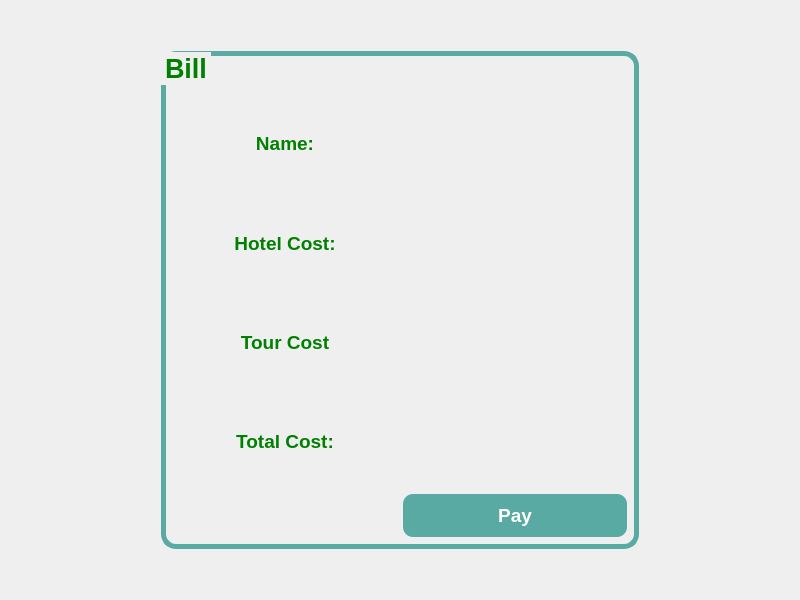
<?xml version="1.0" encoding="UTF-8"?>
<ui version="4.0">
 <class>bill</class>
 <widget class="QDialog" name="bill">
  <property name="geometry">
   <rect>
    <x>0</x>
    <y>0</y>
    <width>800</width>
    <height>600</height>
   </rect>
  </property>
  <property name="windowTitle">
   <string>Dialog</string>
  </property>
  <property name="styleSheet">
   <string notr="true">#bill {
    border-image:url(:/images/images/background.PNG);
}</string>
  </property>
  <layout class="QGridLayout" name="gridLayout_2">
   <item row="2" column="1">
    <spacer name="verticalSpacer">
     <property name="orientation">
      <enum>Qt::Vertical</enum>
     </property>
     <property name="sizeType">
      <enum>QSizePolicy::Maximum</enum>
     </property>
     <property name="sizeHint" stdset="0">
      <size>
       <width>20</width>
       <height>40</height>
      </size>
     </property>
    </spacer>
   </item>
   <item row="1" column="0">
    <spacer name="horizontalSpacer">
     <property name="orientation">
      <enum>Qt::Horizontal</enum>
     </property>
     <property name="sizeType">
      <enum>QSizePolicy::Maximum</enum>
     </property>
     <property name="sizeHint" stdset="0">
      <size>
       <width>150</width>
       <height>20</height>
      </size>
     </property>
    </spacer>
   </item>
   <item row="1" column="1">
    <widget class="QGroupBox" name="groupBox">
     <property name="font">
      <font>
       <family>Arial</family>
       <pointsize>20</pointsize>
       <bold>true</bold>
      </font>
     </property>
     <property name="styleSheet">
      <string notr="true">#groupBox{border: 5px solid rgb(89, 170, 163);
color:green;
border-radius:15px;
padding:20px 10px;}</string>
     </property>
     <property name="title">
      <string>Bill</string>
     </property>
     <layout class="QGridLayout" name="gridLayout">
      <item row="0" column="0">
       <widget class="QLabel" name="label">
        <property name="font">
         <font>
          <family>Arial</family>
          <pointsize>14</pointsize>
          <bold>true</bold>
         </font>
        </property>
        <property name="styleSheet">
         <string notr="true">color:green;</string>
        </property>
        <property name="text">
         <string>Name:</string>
        </property>
        <property name="alignment">
         <set>Qt::AlignCenter</set>
        </property>
       </widget>
      </item>
      <item row="3" column="0">
       <widget class="QLabel" name="label_4">
        <property name="font">
         <font>
          <family>Arial</family>
          <pointsize>14</pointsize>
          <bold>true</bold>
         </font>
        </property>
        <property name="styleSheet">
         <string notr="true">color:green;</string>
        </property>
        <property name="text">
         <string>Total Cost:</string>
        </property>
        <property name="alignment">
         <set>Qt::AlignCenter</set>
        </property>
       </widget>
      </item>
      <item row="4" column="1">
       <widget class="QPushButton" name="pushButton">
        <property name="font">
         <font>
          <family>Arial</family>
          <pointsize>14</pointsize>
          <bold>true</bold>
         </font>
        </property>
        <property name="styleSheet">
         <string notr="true">padding: 10px;
border-radius:10px;
background-color: rgb(89, 170, 163);
color:rgb(255, 255, 255);</string>
        </property>
        <property name="text">
         <string>Pay</string>
        </property>
       </widget>
      </item>
      <item row="3" column="1">
       <widget class="QLabel" name="line4">
        <property name="font">
         <font>
          <family>Arial</family>
          <pointsize>14</pointsize>
          <bold>true</bold>
         </font>
        </property>
        <property name="styleSheet">
         <string notr="true">color:green;</string>
        </property>
        <property name="text">
         <string/>
        </property>
        <property name="alignment">
         <set>Qt::AlignCenter</set>
        </property>
       </widget>
      </item>
      <item row="1" column="1">
       <widget class="QLabel" name="line2">
        <property name="font">
         <font>
          <family>Arial</family>
          <pointsize>14</pointsize>
          <italic>false</italic>
          <bold>true</bold>
         </font>
        </property>
        <property name="styleSheet">
         <string notr="true">color:green;</string>
        </property>
        <property name="text">
         <string/>
        </property>
        <property name="alignment">
         <set>Qt::AlignCenter</set>
        </property>
       </widget>
      </item>
      <item row="0" column="1">
       <widget class="QLabel" name="line1">
        <property name="font">
         <font>
          <family>Arial</family>
          <pointsize>14</pointsize>
          <bold>true</bold>
         </font>
        </property>
        <property name="styleSheet">
         <string notr="true">color:green;</string>
        </property>
        <property name="text">
         <string/>
        </property>
        <property name="alignment">
         <set>Qt::AlignCenter</set>
        </property>
       </widget>
      </item>
      <item row="2" column="1">
       <widget class="QLabel" name="line3">
        <property name="font">
         <font>
          <family>Arial</family>
          <pointsize>14</pointsize>
          <bold>true</bold>
         </font>
        </property>
        <property name="styleSheet">
         <string notr="true">color:green;</string>
        </property>
        <property name="text">
         <string/>
        </property>
        <property name="alignment">
         <set>Qt::AlignCenter</set>
        </property>
       </widget>
      </item>
      <item row="1" column="0">
       <widget class="QLabel" name="label_2">
        <property name="font">
         <font>
          <family>Arial</family>
          <pointsize>14</pointsize>
          <bold>true</bold>
         </font>
        </property>
        <property name="styleSheet">
         <string notr="true">color:green;</string>
        </property>
        <property name="text">
         <string>Hotel Cost:</string>
        </property>
        <property name="alignment">
         <set>Qt::AlignCenter</set>
        </property>
       </widget>
      </item>
      <item row="2" column="0">
       <widget class="QLabel" name="label_3">
        <property name="font">
         <font>
          <family>Arial</family>
          <pointsize>14</pointsize>
          <bold>true</bold>
         </font>
        </property>
        <property name="styleSheet">
         <string notr="true">color:green;</string>
        </property>
        <property name="text">
         <string>Tour Cost</string>
        </property>
        <property name="alignment">
         <set>Qt::AlignCenter</set>
        </property>
       </widget>
      </item>
     </layout>
    </widget>
   </item>
   <item row="0" column="1">
    <spacer name="verticalSpacer_2">
     <property name="orientation">
      <enum>Qt::Vertical</enum>
     </property>
     <property name="sizeType">
      <enum>QSizePolicy::Maximum</enum>
     </property>
     <property name="sizeHint" stdset="0">
      <size>
       <width>20</width>
       <height>40</height>
      </size>
     </property>
    </spacer>
   </item>
   <item row="1" column="2">
    <spacer name="horizontalSpacer_2">
     <property name="orientation">
      <enum>Qt::Horizontal</enum>
     </property>
     <property name="sizeType">
      <enum>QSizePolicy::Maximum</enum>
     </property>
     <property name="sizeHint" stdset="0">
      <size>
       <width>150</width>
       <height>20</height>
      </size>
     </property>
    </spacer>
   </item>
  </layout>
 </widget>
 <resources/>
 <connections/>
</ui>
